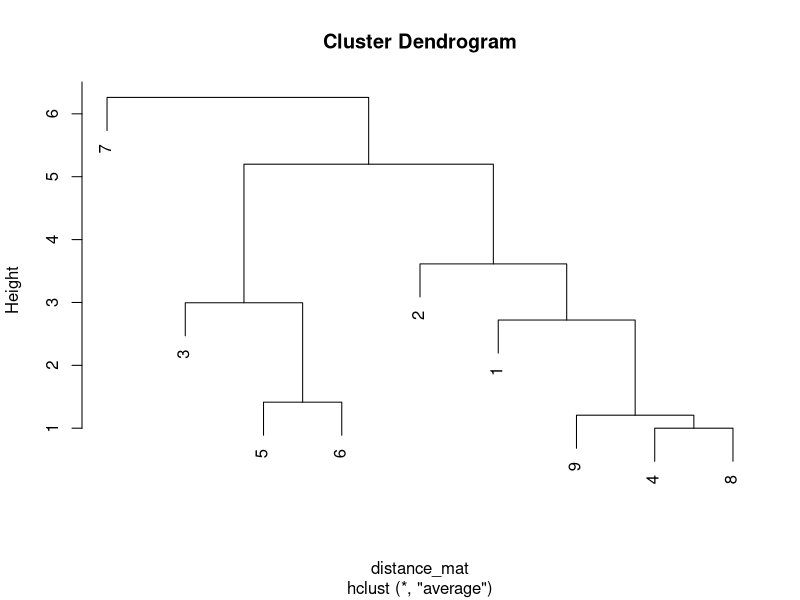

Recreate this plot in R.
# data1 = data.frame(x=c(2,2,8,5,7,6,1,4,3), y=c(10,5,4,8,5,4,2,9,9))
data2 = data.frame(x=c(1,1,7,4,6,5,1,4,3), y=c(9,6,3,8,6,5,2,9,9))

distance_mat <- dist(data2, method = "euclidean")
distance_mat

set.seed(240)  # Setting seed
model <- hclust(distance_mat, method = "average")
plot(model)